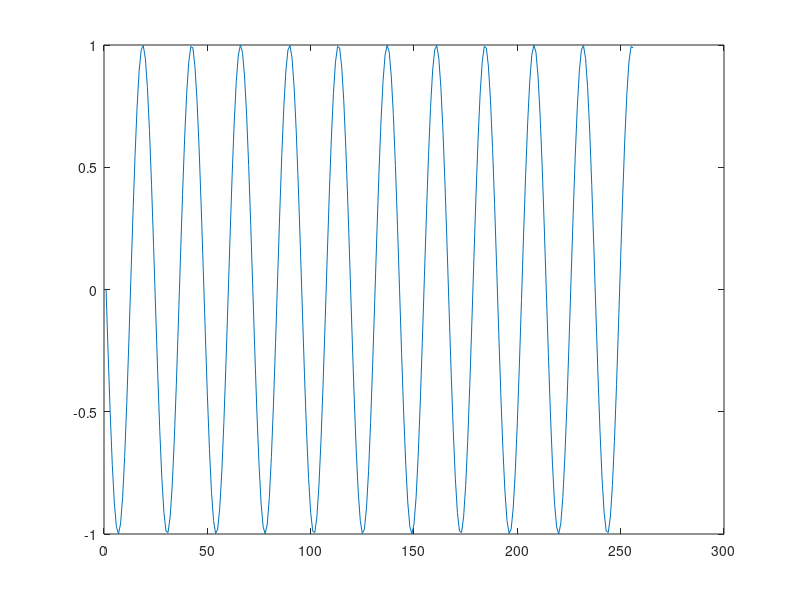

Recreate this plot in MATLAB. (Note: this script raises an error after producing the figure.)
% Clear any stored variables and the workspace
clear; clc;

Ts = 50;

n = 0:255; %-- the discrete integer vector
discrete_sinusoid = sin(n*Ts); %-- the discrete sampled sinusoid
test_img = repmat(discrete_sinusoid,256,1); %-- the test image

figure(1)
plot(discrete_sinusoid)

show_img(test_img,2)

load lenna.mat

figure(3)
plot(xx(200,1:end))